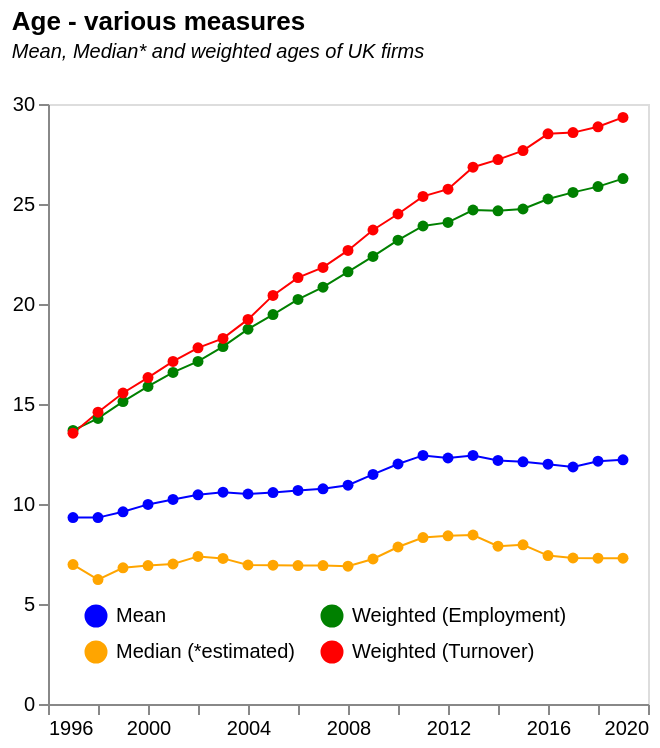

Write a Vega-Lite specification for this figure.
### Vega-Lite specification from a JSON file in a GitHub repository (floating-point values rounded to 4 significant figures)
{"$schema": "https://vega.github.io/schema/vega-lite/v5.json", "description": "A calculate that takes the messy names in the field, metric, and creates a new field, metricClean, where the names are nicer.", "title": {"text": "Age - various measures", "subtitle": ["Mean, Median* and weighted ages of UK firms", ""], "subtitleFontStyle": "italic", "subtitleFontSize": 10, "anchor": "start", "color": "black"}, "data": {"values": [{"year": "1997", "Jobs_enter": "739", "Jobs_grow": "1745", "Jobs_exit": "1570", "Jobs_shrink": "1113", "Jobs_total": "18462", "JobsRLP_enter": "45127", "JobsRLP_grow": "148871", "JobsRLP_exit": "91186", "JobsRLP_shrink": "79360", "JobsRLP_total": "1286257", "firms_enter": "231442", "firms_grow": "172194", "firms_exit": "198585", "firms_shrink": "127759", "firms_stable": "1495505", "firms_total": "2014120", "Entry rate": "0.114909737", "Exit Rate": "0.098596409", "Grow Rate": "0.085493416", "Shrink Rate": "0.063431672", "Units": "860021", "Employment(m)": "17.46", "Turnover(bn)": "1241", "N firms": "1764832", "RLP": "71.07674685", "RLP growth": "0", "RLP actual": "0", "RLP hypotetical": "0", "Gap": "0", "Turnover": "0", "Turnover hypothetical": "0", "Turn_gap": "0", "Mean": "9.32", "Mean_emplWeight": "13.68", "Mean_turnWeight": "13.54", "Central": "6.97", "entryReallocate": "0.035083968", "growReallocate": "0.115739701", "exitReallocate": "0.07089252", "shrinkReallocate": "0.061698401", "totalReallocateRLPJobs": "0.28341459", "": "Pre-GFC", "period2": "1", "entryReallocateJobs": "0.040028166", "growReallocateJobs": "0.09451847", "exitReallocateJobs": "0.085039541", "shrinkReallocateJobs": "0.060285993", "totalReallocateJobs": "0.27987217", "totalReallocateJobsNet": "null"}, {"year": "1998", "Jobs_enter": "581", "Jobs_grow": "1420", "Jobs_exit": "1285", "Jobs_shrink": "788", "Jobs_total": "18329", "JobsRLP_enter": "36531", "JobsRLP_grow": "120919", "JobsRLP_exit": "83465", "JobsRLP_shrink": "57401", "JobsRLP_total": "1349372", "firms_enter": "187867", "firms_grow": "198597", "firms_exit": "192932", "firms_shrink": "133292", "firms_stable": "1493630", "firms_total": "2035621", "Entry rate": "0.092289773", "Exit Rate": "0.094777957", "Grow Rate": "0.097560892", "Shrink Rate": "0.065479773", "Units": "836654", "Employment(m)": "17.47", "Turnover(bn)": "1313", "N firms": "1827671", "RLP": "75.15741271", "RLP growth": "0.057412108", "RLP actual": "75.15741271", "RLP hypotetical": "75.15741271", "Gap": "0", "Turnover": "1313", "Turnover hypothetical": "1313", "Turn_gap": "0", "Mean": "9.32", "Mean_emplWeight": "14.28", "Mean_turnWeight": "14.59", "Central": "6.22", "entryReallocate": "0.027072594", "growReallocate": "0.089611315", "exitReallocate": "0.0618547", "shrinkReallocate": "0.042539048", "totalReallocateRLPJobs": "0.221077657", "": "Pre-GFC", "period2": "1", "entryReallocateJobs": "0.031698401", "growReallocateJobs": "0.077472857", "exitReallocateJobs": "0.07010748", "shrinkReallocateJobs": "0.04299198", "totalReallocateJobs": "0.222270719", "totalReallocateJobsNet": "0.229526979"}, {"year": "1999", "Jobs_enter": "622", "Jobs_grow": "1609", "Jobs_exit": "1383", "Jobs_shrink": "982", "Jobs_total": "18562", "JobsRLP_enter": "40585", "JobsRLP_grow": "145272", "JobsRLP_exit": "92162", "JobsRLP_shrink": "70152", "JobsRLP_total": "1440505", "firms_enter": "181415", "firms_grow": "198806", "firms_exit": "241365", "firms_shrink": "137884", "firms_stable": "1457050", "firms_total": "2054680", "Entry rate": "0.088293554", "Exit Rate": "0.117470847", "Grow Rate": "0.096757646", "Shrink Rate": "0.067107287", "Units": "813982", "Employment(m)": "17.64", "Turnover(bn)": "1400", "N firms": "1850609", "RLP": "79.36507937", "RLP growth": "0.055984719", "RLP actual": "79.36507937", "RLP hypotetical": "79.36507937", "Gap": "0", "Turnover": "1400", "Turnover hypothetical": "1400", "Turn_gap": "0", "Mean": "9.61", "Mean_emplWeight": "15.12", "Mean_turnWeight": "15.55", "Central": "6.81", "entryReallocate": "0.028174147", "growReallocate": "0.100847967", "exitReallocate": "0.063978952", "shrinkReallocate": "0.048699588", "totalReallocateRLPJobs": "0.241700654", "": "Pre-GFC", "period2": "1", "entryReallocateJobs": "0.03350932", "growReallocateJobs": "0.08668247", "exitReallocateJobs": "0.074507057", "shrinkReallocateJobs": "0.052903782", "totalReallocateJobs": "0.247602629", "totalReallocateJobsNet": "0.235050102"}, {"year": "2000", "Jobs_enter": "677", "Jobs_grow": "1727", "Jobs_exit": "1212", "Jobs_shrink": "1143", "Jobs_total": "18715", "JobsRLP_enter": "45426", "JobsRLP_grow": "154972", "JobsRLP_exit": "77771", "JobsRLP_shrink": "84861", "JobsRLP_total": "1442392", "firms_enter": "178147", "firms_grow": "219132", "firms_exit": "203060", "firms_shrink": "148618", "firms_stable": "1446191", "firms_total": "2035619", "Entry rate": "0.087514903", "Exit Rate": "0.099753441", "Grow Rate": "0.107648828", "Shrink Rate": "0.073008751", "Units": "793015", "Employment(m)": "17.71", "Turnover(bn)": "1397", "N firms": "1834250", "RLP": "78.88198758", "RLP growth": "-0.006086957", "RLP actual": "78.88198758", "RLP hypotetical": "78.88198758", "Gap": "0", "Turnover": "1397", "Turnover hypothetical": "1397", "Turn_gap": "0", "Mean": "9.98", "Mean_emplWeight": "15.88", "Mean_turnWeight": "16.32", "Central": "6.92", "entryReallocate": "0.031493519", "growReallocate": "0.107440973", "exitReallocate": "0.053918075", "shrinkReallocate": "0.058833521", "totalReallocateRLPJobs": "0.251686088", "": "Pre-GFC", "period2": "1", "entryReallocateJobs": "0.036174192", "growReallocateJobs": "0.092278921", "exitReallocateJobs": "0.064760887", "shrinkReallocateJobs": "0.061074005", "totalReallocateJobs": "0.254288004", "totalReallocateJobsNet": "0.246112744"}, {"year": "2001", "Jobs_enter": "674", "Jobs_grow": "2264", "Jobs_exit": "1208", "Jobs_shrink": "1525", "Jobs_total": "19091", "JobsRLP_enter": "44783", "JobsRLP_grow": "224789", "JobsRLP_exit": "80263", "JobsRLP_shrink": "96266", "JobsRLP_total": "1463881", "firms_enter": "178260", "firms_grow": "298866", "firms_exit": "220258", "firms_shrink": "248962", "firms_stable": "1265808", "firms_total": "2056263", "Entry rate": "0.086691245", "Exit Rate": "0.107115675", "Grow Rate": "0.145344248", "Shrink Rate": "0.121074979", "Units": "821065", "Employment(m)": "18.04", "Turnover(bn)": "1419", "N firms": "1852625", "RLP": "78.65853659", "RLP growth": "-0.002832725", "RLP actual": "78.65853659", "RLP hypotetical": "78.65853659", "Gap": "0", "Turnover": "1419", "Turnover hypothetical": "1419", "Turn_gap": "0", "Mean": "10.23", "Mean_emplWeight": "16.58", "Mean_turnWeight": "17.13", "Central": "7", "entryReallocate": "0.030591968", "growReallocate": "0.153556881", "exitReallocate": "0.05482891", "shrinkReallocate": "0.06576081", "totalReallocateRLPJobs": "0.304738568", "": "Pre-GFC", "period2": "1", "entryReallocateJobs": "0.035304594", "growReallocateJobs": "0.118589911", "exitReallocateJobs": "0.063275889", "shrinkReallocateJobs": "0.079880572", "totalReallocateJobs": "0.297050966", "totalReallocateJobsNet": "0.277355822"}, {"year": "2002", "Jobs_enter": "637", "Jobs_grow": "1674", "Jobs_exit": "1351", "Jobs_shrink": "1314", "Jobs_total": "19511", "JobsRLP_enter": "42468", "JobsRLP_grow": "156365", "JobsRLP_exit": "88715", "JobsRLP_shrink": "100435", "JobsRLP_total": "1559773", "firms_enter": "182945", "firms_grow": "212474", "firms_exit": "224378", "firms_shrink": "172589", "firms_stable": "1425330", "firms_total": "2062193", "Entry rate": "0.088713811", "Exit Rate": "0.108805529", "Grow Rate": "0.103033033", "Shrink Rate": "0.083691973", "Units": "834431", "Employment(m)": "18.52", "Turnover(bn)": "1517", "N firms": "1857687", "RLP": "81.91144708", "RLP growth": "0.041354831", "RLP actual": "81.91144708", "RLP hypotetical": "81.91144708", "Gap": "0", "Turnover": "1517", "Turnover hypothetical": "1517", "Turn_gap": "0", "Mean": "10.46", "Mean_emplWeight": "17.13", "Mean_turnWeight": "17.81", "Central": "7.38", "entryReallocate": "0.027227039", "growReallocate": "0.100248562", "exitReallocate": "0.056876866", "shrinkReallocate": "0.06439078", "totalReallocateRLPJobs": "0.248743247", "": "Pre-GFC", "period2": "1", "entryReallocateJobs": "0.03264825", "growReallocateJobs": "0.085797755", "exitReallocateJobs": "0.069242991", "shrinkReallocateJobs": "0.067346625", "totalReallocateJobs": "0.255035621", "totalReallocateJobsNet": "0.233509302"}, {"year": "2003", "Jobs_enter": "673", "Jobs_grow": "1392", "Jobs_exit": "1362", "Jobs_shrink": "1114", "Jobs_total": "19478", "JobsRLP_enter": "46330", "JobsRLP_grow": "124275", "JobsRLP_exit": "99733", "JobsRLP_shrink": "81346", "JobsRLP_total": "1602504", "firms_enter": "225136", "firms_grow": "190701", "firms_exit": "232289", "firms_shrink": "204720", "firms_stable": "1446790", "firms_total": "2104425", "Entry rate": "0.106982192", "Exit Rate": "0.110381221", "Grow Rate": "0.090619053", "Shrink Rate": "0.09728073", "Units": "834277", "Employment(m)": "18.46", "Turnover(bn)": "1556", "N firms": "1855951", "RLP": "84.29035753", "RLP growth": "0.029042466", "RLP actual": "84.29035753", "RLP hypotetical": "84.29035753", "Gap": "0", "Turnover": "1556", "Turnover hypothetical": "1556", "Turn_gap": "0", "Mean": "10.59", "Mean_emplWeight": "17.87", "Mean_turnWeight": "18.28", "Central": "7.28", "entryReallocate": "0.028911004", "growReallocate": "0.077550508", "exitReallocate": "0.062235726", "shrinkReallocate": "0.050761808", "totalReallocateRLPJobs": "0.219459047", "": "Pre-GFC", "period2": "1", "entryReallocateJobs": "0.034551802", "growReallocateJobs": "0.071465243", "exitReallocateJobs": "0.069925044", "shrinkReallocateJobs": "0.05719273", "totalReallocateJobs": "0.233134819", "totalReallocateJobsNet": "0.234829038"}, {"year": "2004", "Jobs_enter": "602", "Jobs_grow": "1779", "Jobs_exit": "1359", "Jobs_shrink": "1133", "Jobs_total": "19264", "JobsRLP_enter": "46096", "JobsRLP_grow": "179023", "JobsRLP_exit": "103505", "JobsRLP_shrink": "89242", "JobsRLP_total": "1639165", "firms_enter": "204954", "firms_grow": "219688", "firms_exit": "231105", "firms_shrink": "171909", "firms_stable": "1474969", "firms_total": "2127574", "Entry rate": "0.096332254", "Exit Rate": "0.108623719", "Grow Rate": "0.103257513", "Shrink Rate": "0.08080048", "Units": "861501", "Employment(m)": "18.25", "Turnover(bn)": "1593", "N firms": "1897242", "RLP": "87.28767123", "RLP growth": "0.03555939", "RLP actual": "87.28767123", "RLP hypotetical": "87.28767123", "Gap": "0", "Turnover": "1593", "Turnover hypothetical": "1593", "Turn_gap": "0", "Mean": "10.5", "Mean_emplWeight": "18.74", "Mean_turnWeight": "19.23", "Central": "6.95", "entryReallocate": "0.028121635", "growReallocate": "0.109215973", "exitReallocate": "0.063144955", "shrinkReallocate": "0.054443573", "totalReallocateRLPJobs": "0.254926136", "": "Pre-GFC", "period2": "1", "entryReallocateJobs": "0.03125", "growReallocateJobs": "0.092348422", "exitReallocateJobs": "0.070546096", "shrinkReallocateJobs": "0.058814369", "totalReallocateJobs": "0.252958887", "totalReallocateJobsNet": "0.264067691"}, {"year": "2005", "Jobs_enter": "530", "Jobs_grow": "1634", "Jobs_exit": "1137", "Jobs_shrink": "1130", "Jobs_total": "19292", "JobsRLP_enter": "36450", "JobsRLP_grow": "153780", "JobsRLP_exit": "83195", "JobsRLP_shrink": "88596", "JobsRLP_total": "1665059", "firms_enter": "197332", "firms_grow": "224769", "firms_exit": "222919", "firms_shrink": "162606", "firms_stable": "1514896", "firms_total": "2152914", "Entry rate": "0.091658097", "Exit Rate": "0.103542919", "Grow Rate": "0.10440222", "Shrink Rate": "0.07552833", "Units": "856496", "Employment(m)": "18.31", "Turnover(bn)": "1629", "N firms": "1928083", "RLP": "88.96777717", "RLP growth": "0.019247918", "RLP actual": "88.96777717", "RLP hypotetical": "88.96777717", "Gap": "0", "Turnover": "1629", "Turnover hypothetical": "1629", "Turn_gap": "0", "Mean": "10.57", "Mean_emplWeight": "19.47", "Mean_turnWeight": "20.43", "Central": "6.94", "entryReallocate": "0.021891116", "growReallocate": "0.092357088", "exitReallocate": "0.049965196", "shrinkReallocate": "0.053208925", "totalReallocateRLPJobs": "0.217422326", "": "Pre-GFC", "period2": "1", "entryReallocateJobs": "0.027472527", "growReallocateJobs": "0.084698321", "exitReallocateJobs": "0.058936347", "shrinkReallocateJobs": "0.058573502", "totalReallocateJobs": "0.229680697", "totalReallocateJobsNet": "0.228229318"}, {"year": "2006", "Jobs_enter": "540", "Jobs_grow": "1682", "Jobs_exit": "1082", "Jobs_shrink": "1277", "Jobs_total": "19447", "JobsRLP_enter": "37655", "JobsRLP_grow": "167538", "JobsRLP_exit": "80384", "JobsRLP_shrink": "95356", "JobsRLP_total": "1694217", "firms_enter": "210153", "firms_grow": "277068", "firms_exit": "211689", "firms_shrink": "217079", "firms_stable": "1469112", "firms_total": "2201319", "Entry rate": "0.095466854", "Exit Rate": "0.096164618", "Grow Rate": "0.125864538", "Shrink Rate": "0.09861315", "Units": "852964", "Employment(m)": "18.39", "Turnover(bn)": "1657", "N firms": "1961693", "RLP": "90.10331702", "RLP growth": "0.012763496", "RLP actual": "90.10331702", "RLP hypotetical": "90.10331702", "Gap": "0", "Turnover": "1657", "Turnover hypothetical": "1657", "Turn_gap": "0", "Mean": "10.68", "Mean_emplWeight": "20.23", "Mean_turnWeight": "21.32", "Central": "6.92", "entryReallocate": "0.022225606", "growReallocate": "0.098888159", "exitReallocate": "0.047446106", "shrinkReallocate": "0.056283227", "totalReallocateRLPJobs": "0.224843099", "": "Pre-GFC", "period2": "1", "entryReallocateJobs": "0.027767779", "growReallocateJobs": "0.08649149", "exitReallocateJobs": "0.055638402", "shrinkReallocateJobs": "0.065665655", "totalReallocateJobs": "0.235563326", "totalReallocateJobsNet": "0.227592945"}, {"year": "2007", "Jobs_enter": "603", "Jobs_grow": "1582", "Jobs_exit": "1187", "Jobs_shrink": "1091", "Jobs_total": "19610", "JobsRLP_enter": "43540", "JobsRLP_grow": "160516", "JobsRLP_exit": "86834", "JobsRLP_shrink": "85154", "JobsRLP_total": "1770777", "firms_enter": "231754", "firms_grow": "287170", "firms_exit": "292564", "firms_shrink": "205030", "firms_stable": "1477714", "firms_total": "2294533", "Entry rate": "0.101002688", "Exit Rate": "0.127504813", "Grow Rate": "0.125154007", "Shrink Rate": "0.089355873", "Units": "863638", "Employment(m)": "18.5", "Turnover(bn)": "1727", "N firms": "2031817", "RLP": "93.35135135", "RLP growth": "0.036047889", "RLP actual": "93.35135135", "RLP hypotetical": "93.35135135", "Gap": "0", "Turnover": "1727", "Turnover hypothetical": "1727", "Turn_gap": "0", "Mean": "10.76", "Mean_emplWeight": "20.84", "Mean_turnWeight": "21.83", "Central": "6.92", "entryReallocate": "0.024588076", "growReallocate": "0.090647213", "exitReallocate": "0.049037231", "shrinkReallocate": "0.048088494", "totalReallocateRLPJobs": "0.212361014", "": "Pre-GFC", "period2": "1", "entryReallocateJobs": "0.030749618", "growReallocateJobs": "0.080673126", "exitReallocateJobs": "0.060530342", "shrinkReallocateJobs": "0.05563488", "totalReallocateJobs": "0.227587965", "totalReallocateJobsNet": "0.21927588"}, {"year": "2008", "Jobs_enter": "431", "Jobs_grow": "1722", "Jobs_exit": "1261", "Jobs_shrink": "1168", "Jobs_total": "19615", "JobsRLP_enter": "32117", "JobsRLP_grow": "168836", "JobsRLP_exit": "96829", "JobsRLP_shrink": "92174", "JobsRLP_total": "1813046", "firms_enter": "165875", "firms_grow": "322259", "firms_exit": "277503", "firms_shrink": "214858", "firms_stable": "1385598", "firms_total": "2229430", "Entry rate": "0.074402426", "Exit Rate": "0.124472623", "Grow Rate": "0.14454771", "Shrink Rate": "0.096373513", "Units": "904598", "Employment(m)": "18.61", "Turnover(bn)": "1781", "N firms": "2030407", "RLP": "95.70123589", "RLP growth": "0.025172475", "RLP actual": "95.70123589", "RLP hypotetical": "95.70123589", "Gap": "0", "Turnover": "1781", "Turnover hypothetical": "1781", "Turn_gap": "0", "Mean": "10.94", "Mean_emplWeight": "21.61", "Mean_turnWeight": "22.68", "Central": "6.89", "entryReallocate": "0.017714388", "growReallocate": "0.093122844", "exitReallocate": "0.053406808", "shrinkReallocate": "0.050839306", "totalReallocateRLPJobs": "0.215083346", "": "Pre-GFC", "period2": "1", "entryReallocateJobs": "0.02197298", "growReallocateJobs": "0.087789957", "exitReallocateJobs": "0.064287535", "shrinkReallocateJobs": "0.059546266", "totalReallocateJobs": "0.233596737", "totalReallocateJobsNet": "0.23334183"}, {"year": "2009", "Jobs_enter": "399", "Jobs_grow": "1582", "Jobs_exit": "1112", "Jobs_shrink": "1594", "Jobs_total": "19573", "JobsRLP_enter": "30188", "JobsRLP_grow": "161734", "JobsRLP_exit": "83565", "JobsRLP_shrink": "144287", "JobsRLP_total": "1860876", "firms_enter": "148392", "firms_grow": "269261", "firms_exit": "251412", "firms_shrink": "218573", "firms_stable": "1388291", "firms_total": "2158706", "Entry rate": "0.068741181", "Exit Rate": "0.116464215", "Grow Rate": "0.124732594", "Shrink Rate": "0.101251861", "Units": "919136", "Employment(m)": "18.55", "Turnover(bn)": "1831", "N firms": "1976143", "RLP": "98.70619946", "RLP growth": "0.031399423", "RLP actual": "98.70619946", "RLP hypotetical": "98.70619946", "Gap": "0", "Turnover": "1831", "Turnover hypothetical": "1831", "Turn_gap": "0", "Mean": "11.48", "Mean_emplWeight": "22.38", "Mean_turnWeight": "23.7", "Central": "7.25", "entryReallocate": "0.016222467", "growReallocate": "0.08691283", "exitReallocate": "0.04490627", "shrinkReallocate": "0.077537138", "totalReallocateRLPJobs": "0.225578706", "": "Pre-GFC", "period2": "1", "entryReallocateJobs": "0.020385225", "growReallocateJobs": "0.080825627", "exitReallocateJobs": "0.056812957", "shrinkReallocateJobs": "0.081438717", "totalReallocateJobs": "0.239462525", "totalReallocateJobsNet": "0.241608338"}, {"year": "2010", "Jobs_enter": "415", "Jobs_grow": "1190", "Jobs_exit": "941", "Jobs_shrink": "1178", "Jobs_total": "19035", "JobsRLP_enter": "30749", "JobsRLP_grow": "117871", "JobsRLP_exit": "74913", "JobsRLP_shrink": "105543", "JobsRLP_total": "1836399", "firms_enter": "158675", "firms_grow": "218606", "firms_exit": "227411", "firms_shrink": "226612", "firms_stable": "1396534", "firms_total": "2105199", "Entry rate": "0.075372922", "Exit Rate": "0.108023517", "Grow Rate": "0.103841015", "Shrink Rate": "0.10764398", "Units": "917525", "Employment(m)": "17.91", "Turnover(bn)": "1806", "N firms": "1911159", "RLP": "100.8375209", "RLP growth": "0.02159258", "RLP actual": "100.8375209", "RLP hypotetical": "101.1976599", "Gap": "0.003571478", "Turnover": "1806", "Turnover hypothetical": "1812.450089", "Turn_gap": "6.450089111", "Mean": "12", "Mean_emplWeight": "23.19", "Mean_turnWeight": "24.5", "Central": "7.85", "entryReallocate": "0.016744183", "growReallocate": "0.064185942", "exitReallocate": "0.040793422", "shrinkReallocate": "0.057472804", "totalReallocateRLPJobs": "0.179196351", "": "Post-GFC", "period2": "1", "entryReallocateJobs": "0.021801944", "growReallocateJobs": "0.062516417", "exitReallocateJobs": "0.049435251", "shrinkReallocateJobs": "0.061885999", "totalReallocateJobs": "0.195639611", "totalReallocateJobsNet": "0.223903336"}, {"year": "2011", "Jobs_enter": "450", "Jobs_grow": "1515", "Jobs_exit": "795", "Jobs_shrink": "1060", "Jobs_total": "18650", "JobsRLP_enter": "33116", "JobsRLP_grow": "151490", "JobsRLP_exit": "57015", "JobsRLP_shrink": "83614", "JobsRLP_total": "1764720", "firms_enter": "174240", "firms_grow": "331020", "firms_exit": "192749", "firms_shrink": "224622", "firms_stable": "1305162", "firms_total": "2079401", "Entry rate": "0.083793362", "Exit Rate": "0.092694483", "Grow Rate": "0.159190074", "Shrink Rate": "0.108022455", "Units": "889262", "Employment(m)": "17.49", "Turnover(bn)": "1732", "N firms": "1872814", "RLP": "99.02801601", "RLP growth": "-0.017944758", "RLP actual": "99.02801601", "RLP hypotetical": "103.7520078", "Gap": "0.047703589", "Turnover": "1732", "Turnover hypothetical": "1814.622616", "Turn_gap": "82.62261576", "Mean": "12.43", "Mean_emplWeight": "23.9", "Mean_turnWeight": "25.38", "Central": "8.32", "entryReallocate": "0.018765583", "growReallocate": "0.085843647", "exitReallocate": "0.032308242", "shrinkReallocate": "0.047380888", "totalReallocateRLPJobs": "0.184298359", "": "Post-GFC", "period2": "1", "entryReallocateJobs": "0.024128686", "growReallocateJobs": "0.081233244", "exitReallocateJobs": "0.042627346", "shrinkReallocateJobs": "0.056836461", "totalReallocateJobs": "0.204825737", "totalReallocateJobsNet": "0.225469169"}, {"year": "2012", "Jobs_enter": "463", "Jobs_grow": "1585", "Jobs_exit": "889", "Jobs_shrink": "1068", "Jobs_total": "19062", "JobsRLP_enter": "34492", "JobsRLP_grow": "153465", "JobsRLP_exit": "65957", "JobsRLP_shrink": "85382", "JobsRLP_total": "1804217", "firms_enter": "186330", "firms_grow": "301126", "firms_exit": "227191", "firms_shrink": "242783", "firms_stable": "1367547", "firms_total": "2169250", "Entry rate": "0.085896047", "Exit Rate": "0.104732511", "Grow Rate": "0.13881572", "Shrink Rate": "0.111920249", "Units": "867637", "Employment(m)": "17.85", "Turnover(bn)": "1770", "N firms": "1952141", "RLP": "99.15966387", "RLP growth": "0.0013294", "RLP actual": "99.15966387", "RLP hypotetical": "106.3708303", "Gap": "0.072722781", "Turnover": "1770", "Turnover hypothetical": "1898.719322", "Turn_gap": "128.7193217", "Mean": "12.3", "Mean_emplWeight": "24.08", "Mean_turnWeight": "25.74", "Central": "8.41", "entryReallocate": "0.019117434", "growReallocate": "0.085059059", "exitReallocate": "0.036557133", "shrinkReallocate": "0.047323576", "totalReallocateRLPJobs": "0.188057202", "": "Post-GFC", "period2": "1", "entryReallocateJobs": "0.024289162", "growReallocateJobs": "0.083149722", "exitReallocateJobs": "0.046637289", "shrinkReallocateJobs": "0.056027699", "totalReallocateJobs": "0.210103872", "totalReallocateJobsNet": "0.18849019"}, {"year": "2013", "Jobs_enter": "661", "Jobs_grow": "1586", "Jobs_exit": "879", "Jobs_shrink": "1032", "Jobs_total": "19536", "JobsRLP_enter": "47283", "JobsRLP_grow": "151950", "JobsRLP_exit": "66757", "JobsRLP_shrink": "90845", "JobsRLP_total": "1888930", "firms_enter": "236124", "firms_grow": "280618", "firms_exit": "221757", "firms_shrink": "180486", "firms_stable": "1520966", "firms_total": "2230056", "Entry rate": "0.105882543", "Exit Rate": "0.099440104", "Grow Rate": "0.125834508", "Shrink Rate": "0.080933394", "Units": "853661", "Employment(m)": "18.1", "Turnover(bn)": "1842", "N firms": "1962202", "RLP": "101.7679558", "RLP growth": "0.026303961", "RLP actual": "101.7679558", "RLP hypotetical": "109.0557551", "Gap": "0.071611926", "Turnover": "1842", "Turnover hypothetical": "1973.909167", "Turn_gap": "131.9091672", "Mean": "12.43", "Mean_emplWeight": "24.7", "Mean_turnWeight": "26.84", "Central": "8.45", "entryReallocate": "0.025031632", "growReallocate": "0.080442367", "exitReallocate": "0.035341172", "shrinkReallocate": "0.048093365", "totalReallocateRLPJobs": "0.188908536", "": "Post-GFC", "period2": "1", "entryReallocateJobs": "0.033834971", "growReallocateJobs": "0.081183456", "exitReallocateJobs": "0.044993857", "shrinkReallocateJobs": "0.052825553", "totalReallocateJobs": "0.212837838", "totalReallocateJobsNet": "0.188574939"}, {"year": "2014", "Jobs_enter": "761", "Jobs_grow": "1534", "Jobs_exit": "924", "Jobs_shrink": "942", "Jobs_total": "20291", "JobsRLP_enter": "60039", "JobsRLP_grow": "143390", "JobsRLP_exit": "74039", "JobsRLP_shrink": "77271", "JobsRLP_total": "1957288", "firms_enter": "248257", "firms_grow": "274441", "firms_exit": "230891", "firms_shrink": "188113", "firms_stable": "1618270", "firms_total": "2338642", "Entry rate": "0.106154341", "Exit Rate": "0.098728664", "Grow Rate": "0.117350582", "Shrink Rate": "0.080436852", "Units": "845859", "Employment(m)": "18.7", "Turnover(bn)": "1897", "N firms": "2058326", "RLP": "101.4438503", "RLP growth": "-0.00318475", "RLP actual": "101.4438503", "RLP hypotetical": "111.8084505", "Gap": "0.102170809", "Turnover": "1897", "Turnover hypothetical": "2090.818024", "Turn_gap": "193.8180243", "Mean": "12.18", "Mean_emplWeight": "24.66", "Mean_turnWeight": "27.22", "Central": "7.89", "entryReallocate": "0.030674586", "growReallocate": "0.073259531", "exitReallocate": "0.037827341", "shrinkReallocate": "0.039478605", "totalReallocateRLPJobs": "0.181240063", "": "Post-GFC", "period2": "2", "entryReallocateJobs": "0.037504312", "growReallocateJobs": "0.07560002", "exitReallocateJobs": "0.04553743", "shrinkReallocateJobs": "0.046424523", "totalReallocateJobs": "0.205066286", "totalReallocateJobsNet": "0.167857671"}, {"year": "2015", "Jobs_enter": "743", "Jobs_grow": "1503", "Jobs_exit": "903", "Jobs_shrink": "1235", "Jobs_total": "20966", "JobsRLP_enter": "55823", "JobsRLP_grow": "142582", "JobsRLP_exit": "66425", "JobsRLP_shrink": "103032", "JobsRLP_total": "2028413", "firms_enter": "257150", "firms_grow": "231316", "firms_exit": "224157", "firms_shrink": "230648", "firms_stable": "1707363", "firms_total": "2420764", "Entry rate": "0.106226795", "Exit Rate": "0.092597626", "Grow Rate": "0.095554957", "Shrink Rate": "0.095279011", "Units": "836940", "Employment(m)": "19.33", "Turnover(bn)": "1973", "N firms": "2130503", "RLP": "102.0693223", "RLP growth": "0.006165697", "RLP actual": "102.0693223", "RLP hypotetical": "114.6306272", "Gap": "0.123066408", "Turnover": "1973", "Turnover hypothetical": "2215.810023", "Turn_gap": "242.8100231", "Mean": "12.11", "Mean_emplWeight": "24.75", "Mean_turnWeight": "27.67", "Central": "7.96", "entryReallocate": "0.02752053", "growReallocate": "0.070292391", "exitReallocate": "0.032747276", "shrinkReallocate": "0.05079439", "totalReallocateRLPJobs": "0.181354586", "": "Post-GFC", "period2": "2", "entryReallocateJobs": "0.035438329", "growReallocateJobs": "0.071687494", "exitReallocateJobs": "0.043069732", "shrinkReallocateJobs": "0.058904894", "totalReallocateJobs": "0.209100448", "totalReallocateJobsNet": "0.176905466"}, {"year": "2016", "Jobs_enter": "837", "Jobs_grow": "1425", "Jobs_exit": "974", "Jobs_shrink": "1045", "Jobs_total": "21401", "JobsRLP_enter": "70440", "JobsRLP_grow": "142336", "JobsRLP_exit": "68610", "JobsRLP_shrink": "88413", "JobsRLP_total": "2102357", "firms_enter": "281947", "firms_grow": "271685", "firms_exit": "249020", "firms_shrink": "202138", "firms_stable": "1786418", "firms_total": "2533293", "Entry rate": "0.11129664", "Exit Rate": "0.098298933", "Grow Rate": "0.107245786", "Shrink Rate": "0.079792586", "Units": "829541", "Employment(m)": "19.63", "Turnover(bn)": "2032", "N firms": "2213199", "RLP": "103.515028", "RLP growth": "0.014163959", "RLP actual": "103.515028", "RLP hypotetical": "117.5240389", "Gap": "0.135333112", "Turnover": "2032", "Turnover hypothetical": "2306.996883", "Turn_gap": "274.9968833", "Mean": "11.99", "Mean_emplWeight": "25.25", "Mean_turnWeight": "28.51", "Central": "7.42", "entryReallocate": "0.033505251", "growReallocate": "0.067703059", "exitReallocate": "0.0326348", "shrinkReallocate": "0.042054228", "totalReallocateRLPJobs": "0.175897338", "": "Post-GFC", "period2": "2", "entryReallocateJobs": "0.039110322", "growReallocateJobs": "0.066585674", "exitReallocateJobs": "0.045511892", "shrinkReallocateJobs": "0.048829494", "totalReallocateJobs": "0.200037381", "totalReallocateJobsNet": "0.179711228"}, {"year": "2017", "Jobs_enter": "818", "Jobs_grow": "1661", "Jobs_exit": "1002", "Jobs_shrink": "1237", "Jobs_total": "21847", "JobsRLP_enter": "66172", "JobsRLP_grow": "166958", "JobsRLP_exit": "73277", "JobsRLP_shrink": "107458", "JobsRLP_total": "2148539", "firms_enter": "245437", "firms_grow": "274115", "firms_exit": "299563", "firms_shrink": "210443", "firms_stable": "1783945", "firms_total": "2592281", "Entry rate": "0.094679936", "Exit Rate": "0.115559617", "Grow Rate": "0.10574278", "Shrink Rate": "0.081180628", "Units": "825295", "Employment(m)": "20.04", "Turnover(bn)": "2082", "N firms": "2307805", "RLP": "103.8922156", "RLP growth": "0.003643795", "RLP actual": "103.8922156", "RLP hypotetical": "120.4904837", "Gap": "0.15976431", "Turnover": "2082", "Turnover hypothetical": "2414.629294", "Turn_gap": "332.6292937", "Mean": "11.85", "Mean_emplWeight": "25.58", "Mean_turnWeight": "28.57", "Central": "7.3", "entryReallocate": "0.030798603", "growReallocate": "0.077707689", "exitReallocate": "0.034105501", "shrinkReallocate": "0.050014452", "totalReallocateRLPJobs": "0.192626245", "": "Post-GFC", "period2": "2", "entryReallocateJobs": "0.037442212", "growReallocateJobs": "0.076028745", "exitReallocateJobs": "0.045864421", "shrinkReallocateJobs": "0.056621046", "totalReallocateJobs": "0.215956424", "totalReallocateJobsNet": "0.195541722"}, {"year": "2018", "Jobs_enter": "846", "Jobs_grow": "1605", "Jobs_exit": "1123", "Jobs_shrink": "1387", "Jobs_total": "22373", "JobsRLP_enter": "68450", "JobsRLP_grow": "152244", "JobsRLP_exit": "85571", "JobsRLP_shrink": "121705", "JobsRLP_total": "2233980", "firms_enter": "255118", "firms_grow": "272065", "firms_exit": "282242", "firms_shrink": "218377", "firms_stable": "1819794", "firms_total": "2606542", "Entry rate": "0.097876037", "Exit Rate": "0.108282161", "Grow Rate": "0.104377754", "Shrink Rate": "0.08378035", "Units": "826841", "Employment(m)": "20.49", "Turnover(bn)": "2166", "N firms": "2309475", "RLP": "105.7101025", "RLP growth": "0.017497816", "RLP actual": "105.7101025", "RLP hypotetical": "123.5318051", "Gap": "0.168590345", "Turnover": "2166", "Turnover hypothetical": "2531.166687", "Turn_gap": "365.1666866", "Mean": "12.14", "Mean_emplWeight": "25.87", "Mean_turnWeight": "28.86", "Central": "7.29", "entryReallocate": "0.030640382", "growReallocate": "0.068149222", "exitReallocate": "0.038304282", "shrinkReallocate": "0.054479002", "totalReallocateRLPJobs": "0.191572888", "": "Post-GFC", "period2": "2", "entryReallocateJobs": "0.037813436", "growReallocateJobs": "0.071738256", "exitReallocateJobs": "0.050194431", "shrinkReallocateJobs": "0.061994368", "totalReallocateJobs": "0.221740491", "totalReallocateJobsNet": "0.198230009"}, {"year": "2019", "Jobs_enter": "764", "Jobs_grow": "1392", "Jobs_exit": "1422", "Jobs_shrink": "1281", "Jobs_total": "22520", "JobsRLP_enter": "65752", "JobsRLP_grow": "137592", "JobsRLP_exit": "131172", "JobsRLP_shrink": "110145", "JobsRLP_total": "2282539", "firms_enter": "253379", "firms_grow": "258593", "firms_exit": "315526", "firms_shrink": "228605", "firms_stable": "1849644", "firms_total": "2652368", "Entry rate": "0.095529353", "Exit Rate": "0.118960114", "Grow Rate": "0.097495144", "Shrink Rate": "0.086189021", "Units": "827172", "Employment(m)": "20.67", "Turnover(bn)": "2217", "N firms": "2352825", "RLP": "107.256894", "RLP growth": "0.014632391", "RLP actual": "107.256894", "RLP hypotetical": "126.649893", "Gap": "0.180808881", "Turnover": "2217", "Turnover hypothetical": "2617.853289", "Turn_gap": "400.8532887", "Mean": "12.21", "Mean_emplWeight": "26.27", "Mean_turnWeight": "29.33", "Central": "7.29", "entryReallocate": "0.028806518", "growReallocate": "0.060280241", "exitReallocate": "0.057467583", "shrinkReallocate": "0.048255473", "totalReallocateRLPJobs": "0.194809815", "": "Post-GFC", "period2": "2", "entryReallocateJobs": "0.0339254", "growReallocateJobs": "0.061811723", "exitReallocateJobs": "0.063143872", "shrinkReallocateJobs": "0.056882771", "totalReallocateJobs": "0.215763766", "totalReallocateJobsNet": "0.209236234"}], "format": {"parse": {"year": "number"}}}, "transform": [{"fold": ["Mean", "Mean_emplWeight", "Mean_turnWeight", "Central"], "as": ["metric", "value"]}, {"calculate": "{'Mean_turnWeight':'Weighted (Turnover)','Mean': 'Mean', 'Mean_emplWeight': 'Weighted (Employment)', 'Central': 'Median (*estimated)'}[datum.metric]", "as": "metricClean"}], "height": 300, "width": 300, "mark": {"type": "line", "strokeWidth": 1, "point": true}, "encoding": {"x": {"field": "year", "type": "quantitative", "title": null, "axis": {"grid": false, "format": ""}}, "y": {"field": "value", "type": "quantitative", "title": null, "scale": {"domain": [0, 30]}, "axis": {"grid": false, "format": "d"}}, "color": {"field": "metricClean", "title": null, "scale": {"range": ["blue", "orange", "green", "red"]}, "legend": {"orient": "bottom-left", "columns": 2}}}}
